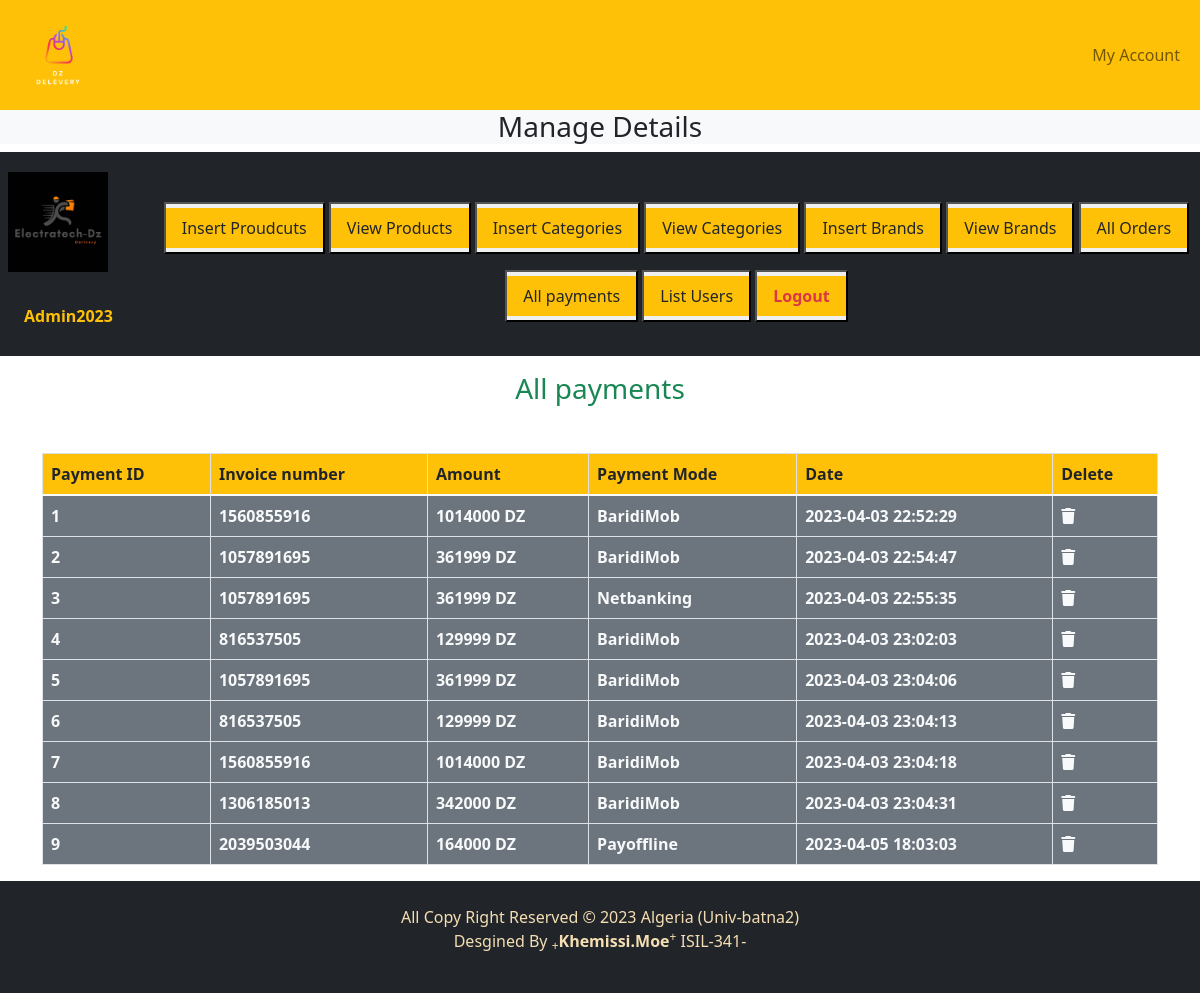
/admin_area/index.php?list_payments (signed in), run on the app's committed database.
### tables this page shows
CREATE TABLE `user_payments` (
  `payment_id` int(11) NOT NULL,
  `order_id` int(11) NOT NULL,
  `invoice_number` int(11) NOT NULL,
  `amount` int(11) NOT NULL,
  `payment_mode` varchar(255) NOT NULL,
  `date` timestamp NOT NULL DEFAULT current_timestamp() ON UPDATE current_timestamp()
);

### admin_area/list_payments.php (the view, shortened to what this page needs)
<h3 class="text-center text-success">All payments</h3>
<?php
$get_payments="SELECT * FROM `user_payments`";
$result=mysqli_query($con,$get_payments);
$row_count=mysqli_num_rows($result);
if($row_count==0){
    echo "<h2 class='bg-danger text-center mt-5'>No payments for now</h2>";
}else{
    echo "<table class='table table-bordered mt-5'>
            <thead class='bg-warning'>
                <tr>
                    <th>Payment ID</th>
                    <th>Invoice number</th>
                    <th>Amount</th>
                    <th>Payment Mode</th>
                    <th>Date</th>
                    <th>Delete</th>
                </tr>
            </thead>
            <tbody class='bg-secondary text-light'>";
    $number=0;
    while($row_data=mysqli_fetch_assoc($result)){
        $invoice_number=$row_data['invoice_number'];
        $amount=$row_data['amount'];
        $payment_mode=$row_data['payment_mode'];
        $date=$row_data['date'];
        $number++;
        echo "<tr>
                <td><b>$number</b></td>
                <td><b>$invoice_number</b></td>
                <td><b>$amount DZ</b></td>
                <td><b>$payment_mode</b></td>
                <td><b>$date</b></td>
                <td><a href=''class='text-light'><i class='fa-solid fa-trash'></i></a></td>
            </tr>";
    }
    echo "</tbody>
        </table>";
}
?>

### style.css (style rules this page uses)
* { margin: 0; padding: 0; box-sizing: border-box; }

### admin_area/index.php (style rules this page uses)
body { overflow-x: hidden; }

### data on the page
user_payments: invoice_number "1560855916", amount "1014000", payment_mode "BaridiMob", date "2023-04-03 22:52:29"
user_payments: invoice_number "1057891695", amount "361999", payment_mode "BaridiMob", date "2023-04-03 22:54:47"
user_payments: invoice_number "1057891695", amount "361999", payment_mode "Netbanking", date "2023-04-03 22:55:35"
user_payments: invoice_number "816537505", amount "129999", payment_mode "BaridiMob", date "2023-04-03 23:02:03"
user_payments: invoice_number "1057891695", amount "361999", payment_mode "BaridiMob", date "2023-04-03 23:04:06"
user_payments: invoice_number "816537505", amount "129999", payment_mode "BaridiMob", date "2023-04-03 23:04:13"
user_payments: invoice_number "1560855916", amount "1014000", payment_mode "BaridiMob", date "2023-04-03 23:04:18"
user_payments: invoice_number "1306185013", amount "342000", payment_mode "BaridiMob", date "2023-04-03 23:04:31"
user_payments: invoice_number "2039503044", amount "164000", payment_mode "Payoffline", date "2023-04-05 18:03:03"

### other printed values
$_SESSION['username'] "Admin2023"
